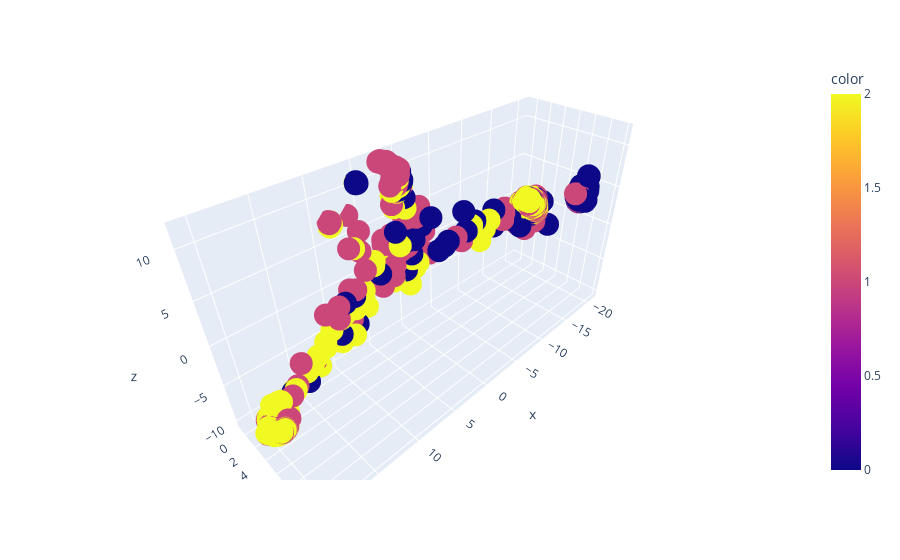

Notebook cell for this chart:
### Code cell
fig = px.scatter_3d(x=embedding.T[0,:], y=embedding.T[1,:], z=embedding.T[2,:], color=y[3000:])
fig.show()

### Figure 1 — Plotly figure (JSON) as saved in the notebook; plotly's stock layout.template omitted (floating-point values rounded to 4 significant figures; data arrays with more than 128 entries replaced by an {"elided": "..."} marker saying what was removed)
{"data": [{"hovertemplate": "x=%{x}<br>y=%{y}<br>z=%{z}<br>color=%{marker.color}<extra></extra>", "legendgroup": "", "marker": {"color": {"elided": "2000 int values"}, "coloraxis": "coloraxis", "symbol": "circle"}, "mode": "markers", "name": "", "scene": "scene", "showlegend": false, "type": "scatter3d", "x": {"elided": "2000 float values"}, "y": {"elided": "2000 float values"}, "z": {"elided": "2000 float values"}}], "layout": {"coloraxis": {"colorbar": {"title": {"text": "color"}}, "colorscale": [[0, "#0d0887"], [0.1111, "#46039f"], [0.2222, "#7201a8"], [0.3333, "#9c179e"], [0.4444, "#bd3786"], [0.5556, "#d8576b"], [0.6667, "#ed7953"], [0.7778, "#fb9f3a"], [0.8889, "#fdca26"], [1, "#f0f921"]]}, "legend": {"tracegroupgap": 0}, "margin": {"t": 60}, "scene": {"domain": {"x": [0, 1], "y": [0, 1]}, "xaxis": {"title": {"text": "x"}}, "yaxis": {"title": {"text": "y"}}, "zaxis": {"title": {"text": "z"}}}}}
